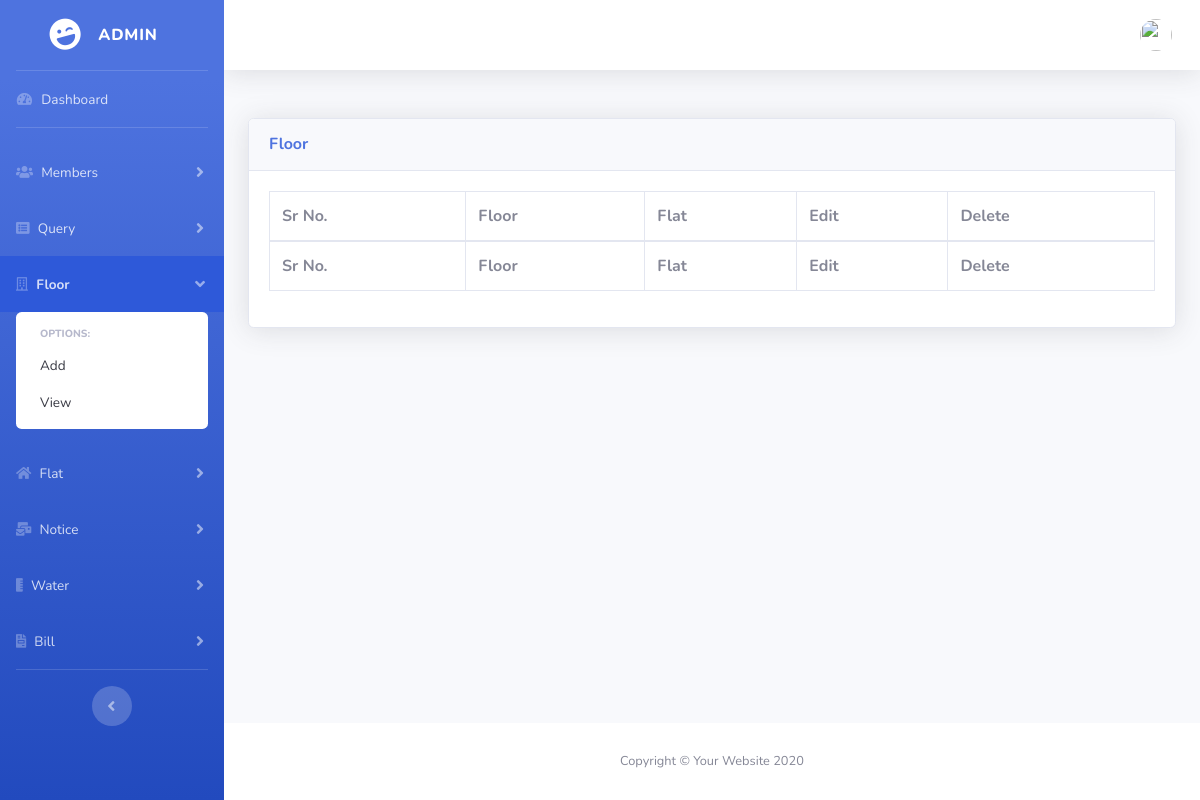
Page /admin/floor.php (signed in) on the earlier database version.
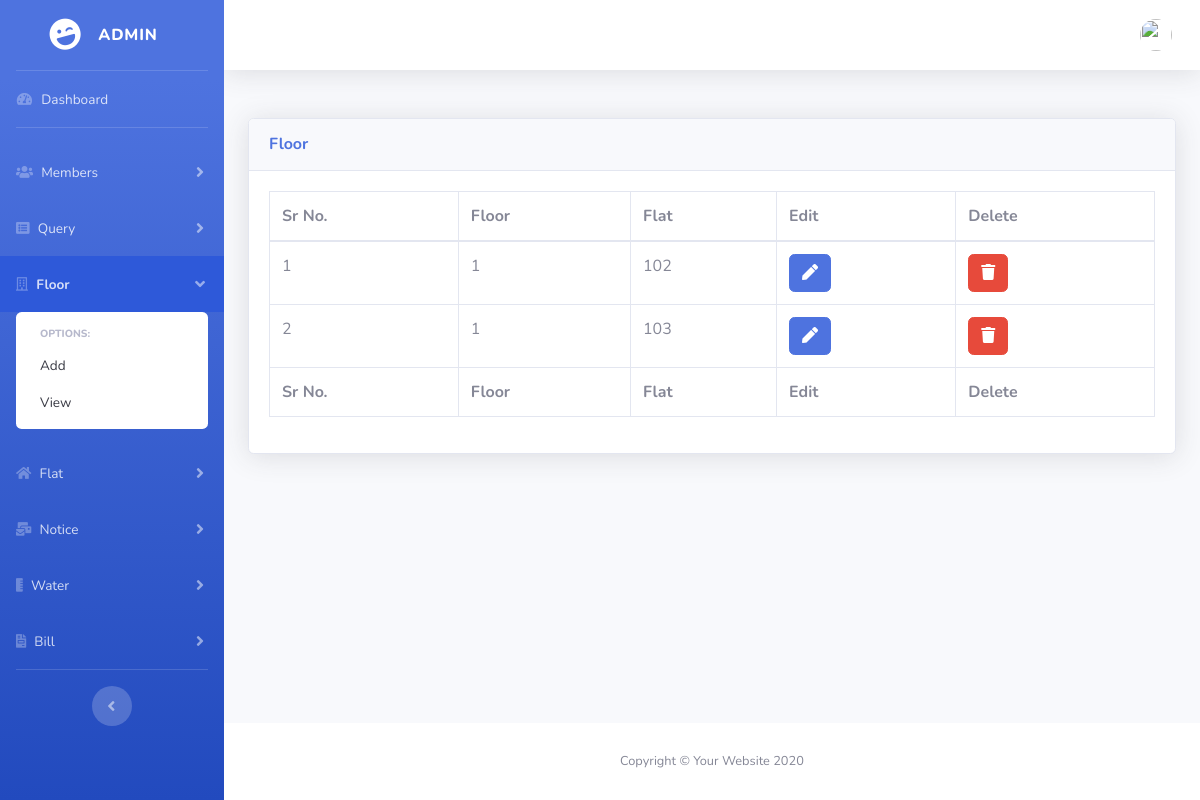
Same page on the later database version.
### tables this page shows
CREATE TABLE `building` (
  `id` int(11) NOT NULL,
  `floor_no` int(11) NOT NULL,
  `flat_no` int(11) NOT NULL,
  `created_at` datetime NOT NULL,
  `updated_at` datetime NOT NULL
);

### admin/classes/Database.php (called while the page is built, shortened)
<?php
    class Database{
        private $host;
        private $username;
        private $password;
        private $database;
        private $connection;
        public function __construct(){
            $this->host = "localhost";
            $this->username = "root";
            $this->password = "";
            $this->database = "societymanagement";
        }
        public function connectDB(){
            $this->connection = new mysqli($this->host, $this->username, $this->password);
            $db_selected = $this->connection->select_db($this->database);
        }
        public function getConnection(){
            return $this->connection;
        }
    }
    $database = new Database();
?>

### admin/classes/Session.php (called while the page is built, shortened)
<?php
class Session {
    public static function isSessionStart(){
        if(isset($_SESSION['login'])){
            return true;
        } else{
            return false;
        }
    }
}

### admin/classes/Floor.php (called while the page is built, shortened)
<?php
    include_once("Database.php");
    include_once("Session.php");
    class Floor{
        private $connection;
        public function __construct(){
            global $database;
            $this->connection = $database->getConnection();
        }
        public function readAllFloor(){
            $result_set = $this->connection->query("SELECT * FROM building");
            return $result_set;
        }
    }
?>

### admin/includes/floor/view-floor.php (the view, shortened to what this page needs)
<?php
    $floor = new Floor();
?>
<div class="card shadow mb-4">
    <div class="card-header py-3">
        <h6 class="m-0 font-weight-bold text-primary">Floor</h6> </div>
    <div class="card-body">
        <div class="table-responsive">
            <table class="table table-bordered" id="dataTable" width="100%" cellspacing="0">
                <thead>
                    <tr>
                        <th>Sr No.</th>
                        <th>Floor</th>
                        <th>Flat</th>
                        <?php
                            if($user_role == 'admin'){
                        ?>
                        <th>Edit</th>
                        <th>Delete</th>
                        <?php
                            }
                        ?>
                    </tr>
                </thead>
                <tfoot>
                    <tr>
                        <th>Sr No.</th>
                        <th>Floor</th>
                        <th>Flat</th>
                        <?php
                            if($user_role == 'admin'){
                        ?>
                        <th>Edit</th>
                        <th>Delete</th>
                        <?php
                            }
                        ?>
                    </tr>
                </tfoot>
                 <tbody>
                  <?php
                        $id = 0;
                        $allFloors = $floor->readAllFloor();
                        while($row = mysqli_fetch_assoc($allFloors)){
                            $id = $id+1;
                            $floor_id = $row['id'];
                            $floor_no = $row['floor_no'];
                            $flat_no = $row['flat_no'];
                            echo "<tr>";
                            echo "<td>$id</td>";
                            echo "<td>$floor_no</td>";
                            echo "<td>$flat_no</td>";
                            if($user_role == 'admin'){
                                echo "<td><a href='floor.php?source=edit_floor&fid=$floor_id' class='btn btn-primary'><span class='fa fa-pen'></span></a></td> ";
                                echo "<td><button type='button' class='btn btn-danger delete-floor' data-floor-id='$floor_id'> <span class='fa fa-trash'></span></button></td>";
                            }
                            echo "</tr>";
                        }
                    ?>
                </tbody>
            </table>
        </div>
    </div>
</div>

### admin/floor.php (shortened to what this page needs)
<!DOCTYPE html>
<html lang="en">
<?php
    $source = "Floor";
    include_once("includes/header.php");
    include_once("classes/User.php");
    include_once("classes/Floor.php");
    $user_role = $_SESSION['member_role'];
    if($user_role == 'admin'){
?>
<body id="page-top">
        <div id="wrapper">
            <?php
                include_once("includes/sidebar.php")
            ?>
                <div id="content-wrapper" class="d-flex flex-column">
                    <div id="content">
                        <?php
                         include_once("includes/navbar.php")
                        ?>
                            <div class="container-fluid">
                                <?php
                                    $source = "";
                                    switch($source){
                                        default:
                                        include_once("includes/floor/view-floor.php");
                                        break;
                                    }
                                ?>
                            </div>
                    </div>
                    <footer class="sticky-footer bg-white">
                        <div class="container my-auto">
                            <div class="copyright text-center my-auto"> <span>Copyright &copy; Your Website 2020</span> </div>
                        </div>
                    </footer>
                </div>
        </div>
    </body>
    <?php
    }
    else{
        echo "<h1>You are not allowed to view this part</h1><a href='logout.php'>back</a>";
    }
    ?>
    </body>
</html>

### admin/includes/header.php (shortened to what this page needs)
<head>
    <link href="vendor/fontawesome-free/css/all.min.css" rel="stylesheet" type="text/css">
    <link href="css/sb-admin-2.min.css" rel="stylesheet">
    <link href="vendor/datatables/dataTables.bootstrap4.min.css" rel="stylesheet">
    <link rel="stylesheet" href="vendor/toastr/toastr.min.css">
    <link rel="stylesheet" href="css/styles.css">
</head>

### admin/includes/sidebar.php (shortened to what this page needs)
<ul class="navbar-nav bg-gradient-primary sidebar sidebar-dark accordion" id="accordionSidebar">
    <a class="sidebar-brand d-flex align-items-center justify-content-center" href="index.php">
        <div class="sidebar-brand-icon rotate-n-15"> <i class="fas fa-laugh-wink"></i> </div>
        <div class="sidebar-brand-text mx-3">Admin</div>
    </a>
    <hr class="sidebar-divider my-0">
    <li class="nav-item">
        <a class="nav-link <?= $source == 'Dashboard' ? 'active' : ''?>" href="index.php"> <i
                class="fas fa-fw fa-tachometer-alt"></i> <span>Dashboard</span></a>
    </li>
    <hr class="sidebar-divider">
    <li class="nav-item">
        <a class="nav-link <?= $source == 'Member' ? 'active' : 'collapsed'?>" href="#" data-toggle="collapse"
            data-target="#collapseOne" aria-expanded="true" aria-controls="collapseOne"> <i class="fa fa-users"></i>
            <span>
                Members
            </span> </a>
    </li>
    <li class="nav-item">
        <a class="nav-link <?= $source == 'Query' ? 'active' : 'collapsed'?>" href="#" data-toggle="collapse"
            data-target="#collapseTwo" aria-expanded="true" aria-controls="collapseOne"> <i class="fa fa-list-alt"></i>
            <span>
                Query
            </span> </a>
    </li>
    <li class="nav-item">
        <a class="nav-link <?= $source == 'Floor' ? 'active' : 'collapsed'?>" href="#" data-toggle="collapse"
            data-target="#collapseThree" aria-expanded="true" aria-controls="collapseOne"> <i
                class="far fa-building"></i> <span>
                Floor
            </span> </a>
        <div id="collapseThree" class="collapse <?= $source == 'Floor' ? 'show' : ''?>" aria-labelledby="headingTwo"
            data-parent="#accordionSidebar">
            <div class="bg-white py-2 collapse-inner rounded">
                <h6 class="collapse-header">Options:</h6>
                <?php
                            if($user_role == 'admin'){
                    ?>
                <a class="collapse-item <?= $src == 'add_floor' ? 'active-sub' : ''?>"
                    href="floor.php?source=add_floor">Add</a>
                <?php
                    }
                    ?>
                <a class="collapse-item <?= $src == 'view_floor' ? 'active-sub' : ''?>"
                    href="floor.php?source=view_floor">View</a>
            </div>
        </div>
    </li>
    <li class="nav-item">
        <a class="nav-link <?= $source == 'Flat' ? 'active' : 'collapsed'?>" href="#" data-toggle="collapse"
            data-target="#collapseFour" aria-expanded="true" aria-controls="collapseOne"> <i class="fas fa-home"></i>
            <span>
                Flat
            </span> </a>
    </li>
    <li class="nav-item">
        <a class="nav-link <?= $source == 'Notice' ? 'active' : 'collapsed'?>" href="#" data-toggle="collapse"
            data-target="#collapseFive" aria-expanded="true" aria-controls="collapseOne"> <i
                class="fas fa-mail-bulk"></i> <span>
                Notice
            </span> </a>
    </li>
    <li class="nav-item">
        <a class="nav-link <?= $source == 'Water' ? 'active' : 'collapsed'?>" href="#" data-toggle="collapse"
            data-target="#collapseSix" aria-expanded="true" aria-controls="collapseOne"> <i
                class="fas fa-ruler-vertical"></i> <span>
                Water
            </span> </a>
    </li>
    <li class="nav-item">
        <a class="nav-link <?= $source == 'Bill' ? 'active' : 'collapsed'?>" href="#" data-toggle="collapse"
            data-target="#collapseSeven" aria-expanded="true" aria-controls="collapseOne"> <i
                class="fas fa-file-invoice"></i> <span>
                Bill
            </span> </a>
    </li>
    <hr class="sidebar-divider">
    <div class="text-center d-none d-md-inline">
        <button class="rounded-circle border-0" id="sidebarToggle"></button>
    </div>
</ul>

### admin/includes/navbar.php (shortened to what this page needs)
<nav class="navbar navbar-expand navbar-light bg-white topbar mb-4 static-top shadow">
    <ul class="navbar-nav ml-auto">
        <li class="nav-item dropdown no-arrow">
            <a class="nav-link dropdown-toggle" href="#" id="userDropdown" role="button" data-toggle="dropdown" aria-haspopup="true" aria-expanded="false"> <span class="mr-2 d-none d-lg-inline text-gray-600 small"> </span> <img class="img-profile rounded-circle" src="https://source.unsplash.com/QAB-WJcbgJk/60x60"> </a>
        </li>
    </ul>
</nav>

### admin/css/styles.css (style rules this page uses)
.active { font-weight: bolder !important; opacity: 1 !important; background-color: #2E59D9; }

Differences in the rows shown:
added building: floor_no "1", flat_no "102"
added building: floor_no "1", flat_no "103"
